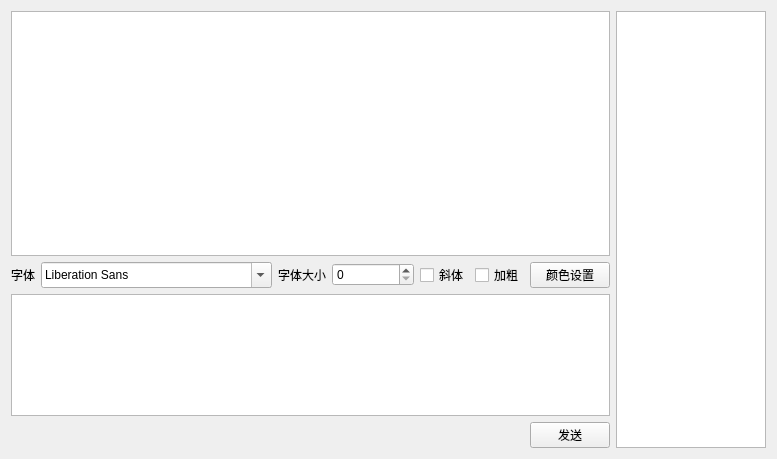
<?xml version="1.0" encoding="UTF-8"?>
<ui version="4.0">
 <class>mainwindow</class>
 <widget class="QWidget" name="mainwindow">
  <property name="enabled">
   <bool>true</bool>
  </property>
  <property name="geometry">
   <rect>
    <x>0</x>
    <y>0</y>
    <width>777</width>
    <height>459</height>
   </rect>
  </property>
  <property name="sizePolicy">
   <sizepolicy hsizetype="Expanding" vsizetype="Expanding">
    <horstretch>0</horstretch>
    <verstretch>0</verstretch>
   </sizepolicy>
  </property>
  <property name="windowTitle">
   <string>群聊</string>
  </property>
  <property name="autoFillBackground">
   <bool>false</bool>
  </property>
  <layout class="QHBoxLayout" name="mainwindowlayout" stretch="0">
   <item>
    <layout class="QHBoxLayout" name="horizontalLayout" stretch="4,1">
     <item>
      <layout class="QVBoxLayout" name="verticalLayout" stretch="20,1,10,1">
       <property name="sizeConstraint">
        <enum>QLayout::SetDefaultConstraint</enum>
       </property>
       <item>
        <widget class="QTextEdit" name="TextEdit_RecvMsg">
         <property name="undoRedoEnabled">
          <bool>true</bool>
         </property>
         <property name="readOnly">
          <bool>true</bool>
         </property>
         <property name="acceptRichText">
          <bool>true</bool>
         </property>
         <property name="textInteractionFlags">
          <set>Qt::NoTextInteraction</set>
         </property>
        </widget>
       </item>
       <item>
        <layout class="QHBoxLayout" name="horizontalLayout_2" stretch="1,10,1,5,0,0,0">
         <item>
          <widget class="QLabel" name="label">
           <property name="sizePolicy">
            <sizepolicy hsizetype="Expanding" vsizetype="Expanding">
             <horstretch>0</horstretch>
             <verstretch>0</verstretch>
            </sizepolicy>
           </property>
           <property name="text">
            <string>字体</string>
           </property>
          </widget>
         </item>
         <item>
          <widget class="QFontComboBox" name="Comb_Font">
           <property name="sizePolicy">
            <sizepolicy hsizetype="Expanding" vsizetype="Expanding">
             <horstretch>0</horstretch>
             <verstretch>0</verstretch>
            </sizepolicy>
           </property>
          </widget>
         </item>
         <item>
          <widget class="QLabel" name="label_3">
           <property name="sizePolicy">
            <sizepolicy hsizetype="Expanding" vsizetype="Expanding">
             <horstretch>0</horstretch>
             <verstretch>0</verstretch>
            </sizepolicy>
           </property>
           <property name="text">
            <string>字体大小</string>
           </property>
          </widget>
         </item>
         <item>
          <widget class="QSpinBox" name="SBox_FontSize"/>
         </item>
         <item>
          <widget class="QCheckBox" name="CB_Italic">
           <property name="text">
            <string>斜体</string>
           </property>
          </widget>
         </item>
         <item>
          <widget class="QCheckBox" name="CB_Bold">
           <property name="text">
            <string>加粗</string>
           </property>
          </widget>
         </item>
         <item>
          <widget class="QPushButton" name="Buttom_Color">
           <property name="text">
            <string>颜色设置</string>
           </property>
          </widget>
         </item>
        </layout>
       </item>
       <item>
        <widget class="QTextEdit" name="TextEdit_SendMsg"/>
       </item>
       <item>
        <layout class="QHBoxLayout" name="horizontalLayout_4" stretch="2,0">
         <item>
          <spacer name="horizontalSpacer">
           <property name="orientation">
            <enum>Qt::Horizontal</enum>
           </property>
           <property name="sizeHint" stdset="0">
            <size>
             <width>40</width>
             <height>20</height>
            </size>
           </property>
          </spacer>
         </item>
         <item>
          <widget class="QPushButton" name="Buttom_Send">
           <property name="sizePolicy">
            <sizepolicy hsizetype="Expanding" vsizetype="Expanding">
             <horstretch>0</horstretch>
             <verstretch>0</verstretch>
            </sizepolicy>
           </property>
           <property name="text">
            <string>发送</string>
           </property>
          </widget>
         </item>
        </layout>
       </item>
      </layout>
     </item>
     <item>
      <layout class="QVBoxLayout" name="verticalLayout_2">
       <item>
        <widget class="QListView" name="ListView_OLMembers"/>
       </item>
      </layout>
     </item>
    </layout>
   </item>
  </layout>
 </widget>
 <resources/>
 <connections>
  <connection>
   <sender>Buttom_Color</sender>
   <signal>clicked()</signal>
   <receiver>mainwindow</receiver>
   <slot>openColorSetting()</slot>
   <hints>
    <hint type="sourcelabel">
     <x>568</x>
     <y>275</y>
    </hint>
    <hint type="destinationlabel">
     <x>388</x>
     <y>229</y>
    </hint>
   </hints>
  </connection>
  <connection>
   <sender>Buttom_Send</sender>
   <signal>clicked()</signal>
   <receiver>mainwindow</receiver>
   <slot>updateViewText()</slot>
   <hints>
    <hint type="sourcelabel">
     <x>582</x>
     <y>435</y>
    </hint>
    <hint type="destinationlabel">
     <x>6</x>
     <y>330</y>
    </hint>
   </hints>
  </connection>
 </connections>
 <slots>
  <slot>updateFontStyle()</slot>
  <slot>openColorSetting()</slot>
  <slot>updateViewText()</slot>
 </slots>
</ui>
